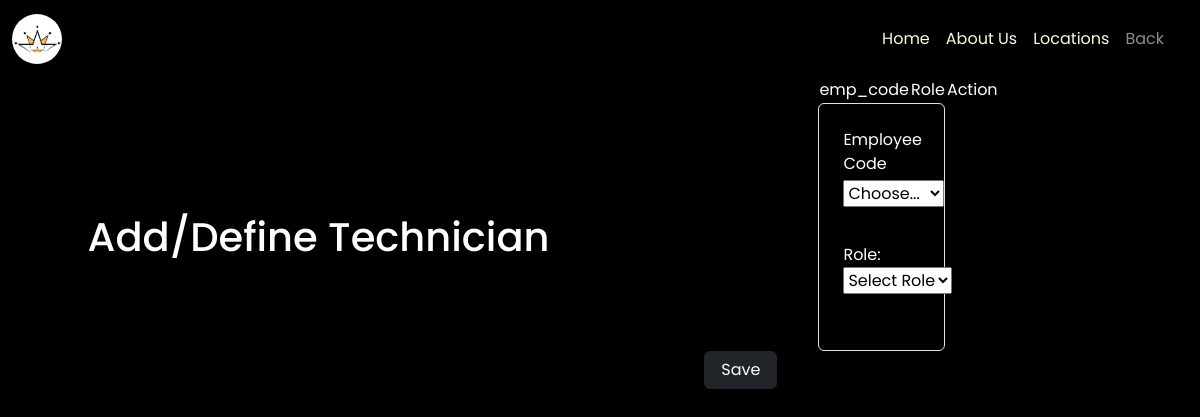
/views/config/technician.php (signed in), run on an earlier commit of the app's database.
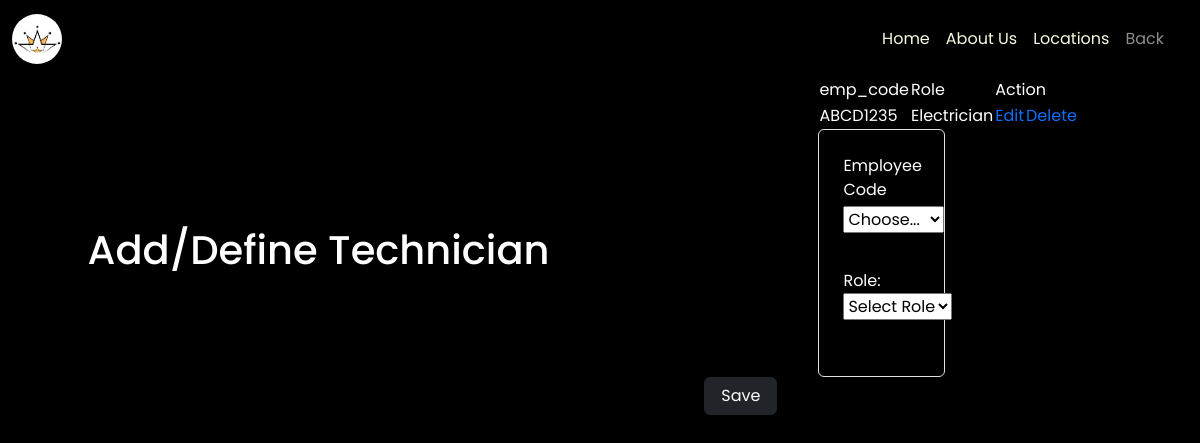
And on a later commit of the database.
### tables this page shows
CREATE TABLE `technician` (
  `id` int(11) NOT NULL,
  `emp_id` int(11) NOT NULL,
  `role` varchar(20) NOT NULL
);

CREATE TABLE `employee` (
  `emp_id` int(11) NOT NULL,
  `emp_code` varchar(10) NOT NULL,
  `fname` varchar(10) NOT NULL,
  `mname` varchar(10) NOT NULL,
  `lname` varchar(10) NOT NULL,
  `designation` int(11) NOT NULL,
  `dob` date NOT NULL,
  `contact` varchar(13) DEFAULT NULL,
  `address` varchar(100) NOT NULL,
  `state` varchar(10) NOT NULL,
  `country` varchar(10) NOT NULL,
  `pincode` int(11) NOT NULL,
  `email` varchar(255) DEFAULT NULL,
  `blood_group` varchar(4) DEFAULT NULL,
  `department` varchar(15) DEFAULT NULL,
  `joining_date` date DEFAULT NULL,
  `aadhaar_number` int(11) DEFAULT NULL,
  `salary` float DEFAULT NULL,
  `room_id` int(11) DEFAULT NULL,
  `role` int(11) DEFAULT NULL
);

### controllers/technician_controller.php (called while the page is built, shortened)
<?php
    $update = false;

### views/config/technician.php (the view, shortened to what this page needs)
<?php include('../../controllers/technician_controller.php'); ?>
<!DOCTYPE html>
<html>
<head>
	<link rel="stylesheet" type="text/css" href="style.css">
	<link rel="stylesheet" href="../../css/form.css">
	<link rel="stylesheet" href="../../css/style1.css">
	<link href="https://cdn.jsdelivr.net/npm/bootstrap@5.2.3/dist/css/bootstrap.min.css" rel="stylesheet"
>
	<link rel="stylesheet" href="https://unpkg.com/tachyons@4.12.0/css/tachyons.min.css" />
</head>
<body style="background-color: black; color:#fff;">
	<nav class="navbar  navbar-expand-lg navbar-dark f4 lh-copy pa3 fw4">
		<div class="container-fluid">
			<a class="navbar-brand" href="../dashboard.php">
			<img src="../../images/logo-no-name.png" height="50px" alt="Deltin Logo" class="d-inline-block align-text-top"
                    style="border-radius: 50px;">
			</a>
			<div class="offcanvas offcanvas-end text-bg-dark" tabindex="-1" id="offcanvasNavbar"
				aria-labelledby="offcanvasNavbarLabel">
				<div class="offcanvas-body">
					<ul class="navbar-nav justify-content-end flex-grow-1 pe-3">
						<li class="nav-item">
							<a class="nav-link active" aria-current="page" href="../dashboard.php">Home</a>
						</li>
						<li class="nav-item">
							<a class="nav-link active" href="../aboutus.html" target="_blank">About Us</a>
						</li>
						<li class="nav-item">
							<a class="nav-link active" href="#" target="_blank">Locations</a>
						</li>
						<li class="nav-item">
							<a class="nav-link active1" id="adminlogin" onmouseover="this.style.cursor='pointer'"
								onclick=history.back()>Back</a>
						</li>
					</ul>
				</div>
			</div>
		</div>
	</nav>
	<div class="container">
		<h1 class="tc f1 lh-title">Add/Define Technician</h1>
		<div class="row mx-0 justify-content-center">
			<div class="col-md-7 col-lg-5 px-lg-2 col-xl-4 px-xl-0 bg f4 lh-copy">
				<?php $results = mysqli_query($conn, "SELECT * FROM technician"); ?>
				<table>
					<thead>
						<tr>
		<th>emp_code </th>
		<th>Role </th>
			<th colspan="2">Action</th>
		</tr>
	</thead>
		<?php while ($row = mysqli_fetch_array($results)) { ?>
		<?php $employeeid = $row['emp_id'];
                    $queryEmployeeCode = mysqli_query($conn, "SELECT * FROM employee where emp_id=$employeeid");
                    $EmployeeCode_row = mysqli_fetch_assoc($queryEmployeeCode);
					?>
		<tr>
			<td><?php echo $EmployeeCode_row['emp_code']; ?></td>
			<td><?php echo $row['role']; ?></td>
			<td>
				<a href="../views/technician.php?edit=<?php echo '%27' ?><?php echo $row['id']; ?><?php echo '%27' ?>" class="edit_btn" >Edit</a>
			</td>
			<td>
				<a href="../../controllers/technician_controller.php?del=<?php echo '%27' ?><?php echo $row['id']; ?><?php echo '%27' ?>" class="del_btn">Delete</a>
			</td>
		</tr>
	<?php } ?>
</table>
				<form method="post" class="w-100 rounded p-4 border " action="../../controllers/technician_controller.php">
					<div class="input-group">
						<label class="d-block mb-4"> <span class="d-block mb-2" >Employee Code <span></span>
								<select class="custom-select my-1 mr-sm-2" id="inlineFormCustomSelectPref" name="eId">
									<option name="employee_code" selected>Choose...</option>
								</select>
					</div>
					<div class="input-group">
						<label class="d-block mb-4"> <span class="d-block mb-2">Role: <span>
									<select id="role" name="role">
										<option>Select Role</option>
									</select>
					</div>
			</div>
			<div class="mb-3 tc">
				<?php if ($update == true): ?>
				<button class="btnn" type="submit" name="update" value="update"
					style="background: #556B2F;">update</button>
				<?php else: ?>
				<button class="btn btn-dark px-3" class="btnn" type="submit" name="save" value="save">Save</button>
				<?php endif ?>
			</div>
		</div>
	</div>
</body>
</html>

What changed in the data, as far as the page shows it:
added technician: emp.emp_code "ABCD1235", role "Electrician"
